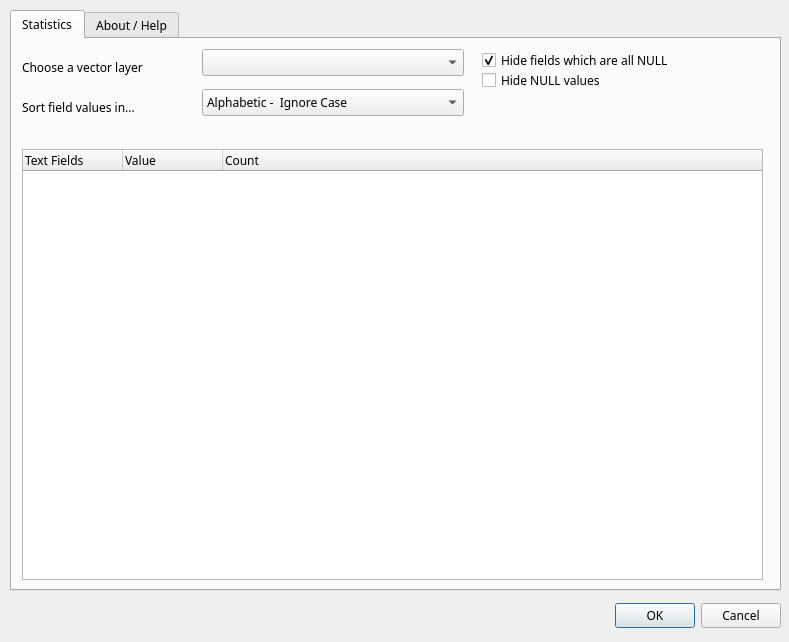
<?xml version="1.0" encoding="UTF-8"?>
<ui version="4.0">
 <class>VectorTextFieldStatisticsDialogBase</class>
 <widget class="QDialog" name="VectorTextFieldStatisticsDialogBase">
  <property name="geometry">
   <rect>
    <x>0</x>
    <y>0</y>
    <width>789</width>
    <height>642</height>
   </rect>
  </property>
  <property name="windowTitle">
   <string>Statistics for Text Fields in Vector Layers</string>
  </property>
  <widget class="QDialogButtonBox" name="button_box">
   <property name="geometry">
    <rect>
     <x>600</x>
     <y>600</y>
     <width>181</width>
     <height>32</height>
    </rect>
   </property>
   <property name="font">
    <font>
     <family>Sans Serif</family>
    </font>
   </property>
   <property name="orientation">
    <enum>Qt::Horizontal</enum>
   </property>
   <property name="standardButtons">
    <set>QDialogButtonBox::Cancel|QDialogButtonBox::Ok</set>
   </property>
  </widget>
  <widget class="QTabWidget" name="tabWidget">
   <property name="geometry">
    <rect>
     <x>10</x>
     <y>10</y>
     <width>771</width>
     <height>581</height>
    </rect>
   </property>
   <property name="font">
    <font>
     <family>Sans Serif</family>
    </font>
   </property>
   <property name="currentIndex">
    <number>0</number>
   </property>
   <widget class="QWidget" name="Statistics">
    <attribute name="title">
     <string>Statistics</string>
    </attribute>
    <widget class="QLabel" name="label">
     <property name="geometry">
      <rect>
       <x>10</x>
       <y>20</y>
       <width>161</width>
       <height>16</height>
      </rect>
     </property>
     <property name="font">
      <font>
       <family>Sans Serif</family>
      </font>
     </property>
     <property name="text">
      <string>Choose a vector layer</string>
     </property>
    </widget>
    <widget class="QComboBox" name="cbLayers">
     <property name="geometry">
      <rect>
       <x>190</x>
       <y>10</y>
       <width>262</width>
       <height>27</height>
      </rect>
     </property>
     <property name="font">
      <font>
       <family>Sans Serif</family>
      </font>
     </property>
    </widget>
    <widget class="QLabel" name="lbProgress">
     <property name="geometry">
      <rect>
       <x>10</x>
       <y>90</y>
       <width>741</width>
       <height>18</height>
      </rect>
     </property>
     <property name="font">
      <font>
       <weight>75</weight>
       <italic>false</italic>
       <bold>true</bold>
      </font>
     </property>
     <property name="text">
      <string/>
     </property>
    </widget>
    <widget class="QCheckBox" name="chHideNulls">
     <property name="geometry">
      <rect>
       <x>470</x>
       <y>10</y>
       <width>331</width>
       <height>22</height>
      </rect>
     </property>
     <property name="font">
      <font>
       <family>Sans Serif</family>
      </font>
     </property>
     <property name="text">
      <string>Hide fields which are all NULL</string>
     </property>
     <property name="checked">
      <bool>true</bool>
     </property>
    </widget>
    <widget class="QTreeWidget" name="twInfo">
     <property name="geometry">
      <rect>
       <x>10</x>
       <y>110</y>
       <width>741</width>
       <height>431</height>
      </rect>
     </property>
     <property name="font">
      <font>
       <family>Sans Serif</family>
       <italic>false</italic>
      </font>
     </property>
     <property name="rootIsDecorated">
      <bool>true</bool>
     </property>
     <property name="headerHidden">
      <bool>false</bool>
     </property>
     <attribute name="headerVisible">
      <bool>true</bool>
     </attribute>
     <attribute name="headerStretchLastSection">
      <bool>true</bool>
     </attribute>
     <column>
      <property name="text">
       <string>Text Fields</string>
      </property>
      <property name="font">
       <font>
        <family>Sans Serif</family>
       </font>
      </property>
     </column>
     <column>
      <property name="text">
       <string>Value</string>
      </property>
      <property name="font">
       <font>
        <family>Sans Serif</family>
       </font>
      </property>
     </column>
     <column>
      <property name="text">
       <string>Count</string>
      </property>
      <property name="font">
       <font>
        <family>Sans Serif</family>
       </font>
      </property>
     </column>
    </widget>
    <widget class="QLabel" name="label_3">
     <property name="geometry">
      <rect>
       <x>10</x>
       <y>60</y>
       <width>161</width>
       <height>16</height>
      </rect>
     </property>
     <property name="font">
      <font>
       <family>Sans Serif</family>
      </font>
     </property>
     <property name="text">
      <string>Sort field values in...</string>
     </property>
    </widget>
    <widget class="QComboBox" name="cbSortType">
     <property name="geometry">
      <rect>
       <x>190</x>
       <y>50</y>
       <width>262</width>
       <height>27</height>
      </rect>
     </property>
     <property name="font">
      <font>
       <family>Sans Serif</family>
      </font>
     </property>
     <property name="currentIndex">
      <number>0</number>
     </property>
     <item>
      <property name="text">
       <string>Alphabetic -  Ignore Case</string>
      </property>
     </item>
     <item>
      <property name="text">
       <string>Alphabetic - Case Sensitive</string>
      </property>
     </item>
     <item>
      <property name="text">
       <string>Frequency Order</string>
      </property>
     </item>
    </widget>
    <widget class="QCheckBox" name="chIgnoreNulls">
     <property name="geometry">
      <rect>
       <x>470</x>
       <y>30</y>
       <width>274</width>
       <height>22</height>
      </rect>
     </property>
     <property name="font">
      <font>
       <family>Sans Serif</family>
      </font>
     </property>
     <property name="text">
      <string>Hide NULL values</string>
     </property>
     <property name="checked">
      <bool>false</bool>
     </property>
    </widget>
   </widget>
   <widget class="QWidget" name="tab_2">
    <attribute name="title">
     <string>About / Help</string>
    </attribute>
    <widget class="QLabel" name="label_2">
     <property name="geometry">
      <rect>
       <x>13</x>
       <y>15</y>
       <width>731</width>
       <height>165</height>
      </rect>
     </property>
     <property name="text">
      <string>This plugin shows statistics for text fields in vector layers. It counts the number of discrete values in each text column, and should work with any vector data source. 

I wrote this to help with &quot;wide tables&quot; such as those from OpenStreetMap and NaturalEarth. 

These tables tend to have dozens of columns, and it can be useful to know how many distinct values are available in each column, when planning mapping or assessing data quality.</string>
     </property>
     <property name="alignment">
      <set>Qt::AlignLeading|Qt::AlignLeft|Qt::AlignTop</set>
     </property>
     <property name="wordWrap">
      <bool>true</bool>
     </property>
    </widget>
    <widget class="QLabel" name="labLogo">
     <property name="geometry">
      <rect>
       <x>20</x>
       <y>440</y>
       <width>423</width>
       <height>95</height>
      </rect>
     </property>
     <property name="text">
      <string/>
     </property>
    </widget>
    <widget class="QLabel" name="label_4">
     <property name="geometry">
      <rect>
       <x>16</x>
       <y>190</y>
       <width>120</width>
       <height>17</height>
      </rect>
     </property>
     <property name="styleSheet">
      <string notr="true">color: rgb(255, 0, 0);</string>
     </property>
     <property name="text">
      <string>Field Name</string>
     </property>
    </widget>
    <widget class="QLabel" name="label_5">
     <property name="geometry">
      <rect>
       <x>16</x>
       <y>220</y>
       <width>120</width>
       <height>17</height>
      </rect>
     </property>
     <property name="styleSheet">
      <string notr="true">color: rgb(255, 127, 60);</string>
     </property>
     <property name="text">
      <string>Field Name</string>
     </property>
    </widget>
    <widget class="QLabel" name="label_6">
     <property name="geometry">
      <rect>
       <x>16</x>
       <y>250</y>
       <width>120</width>
       <height>17</height>
      </rect>
     </property>
     <property name="styleSheet">
      <string notr="true">color: rgb(148, 148, 148);</string>
     </property>
     <property name="text">
      <string>Field Name</string>
     </property>
    </widget>
    <widget class="QLabel" name="label_8">
     <property name="geometry">
      <rect>
       <x>150</x>
       <y>190</y>
       <width>581</width>
       <height>17</height>
      </rect>
     </property>
     <property name="text">
      <string>Field has no repeated values, and no NULL values. Unique Identifier.</string>
     </property>
    </widget>
    <widget class="QLabel" name="label_9">
     <property name="geometry">
      <rect>
       <x>150</x>
       <y>220</y>
       <width>521</width>
       <height>17</height>
      </rect>
     </property>
     <property name="text">
      <string>Field has no repeated values, but may have one or more NULL values.</string>
     </property>
    </widget>
    <widget class="QLabel" name="label_10">
     <property name="geometry">
      <rect>
       <x>150</x>
       <y>250</y>
       <width>521</width>
       <height>17</height>
      </rect>
     </property>
     <property name="text">
      <string>Field has only NULL values.</string>
     </property>
    </widget>
    <widget class="QLabel" name="label_11">
     <property name="geometry">
      <rect>
       <x>150</x>
       <y>280</y>
       <width>521</width>
       <height>17</height>
      </rect>
     </property>
     <property name="text">
      <string>Repeated values, including NULLs</string>
     </property>
    </widget>
    <widget class="QLabel" name="label_12">
     <property name="geometry">
      <rect>
       <x>18</x>
       <y>388</y>
       <width>379</width>
       <height>17</height>
      </rect>
     </property>
     <property name="text">
      <string>Written by Steven Kay, GeoGeo</string>
     </property>
    </widget>
    <widget class="QLabel" name="label_13">
     <property name="geometry">
      <rect>
       <x>17</x>
       <y>311</y>
       <width>120</width>
       <height>17</height>
      </rect>
     </property>
     <property name="styleSheet">
      <string notr="true">color: rgb(0, 0, 255);</string>
     </property>
     <property name="text">
      <string>Field Name</string>
     </property>
    </widget>
    <widget class="QLabel" name="label_14">
     <property name="geometry">
      <rect>
       <x>151</x>
       <y>311</y>
       <width>521</width>
       <height>17</height>
      </rect>
     </property>
     <property name="text">
      <string>Repeated values, no NULLs</string>
     </property>
    </widget>
    <widget class="QLabel" name="label_15">
     <property name="geometry">
      <rect>
       <x>16</x>
       <y>281</y>
       <width>120</width>
       <height>17</height>
      </rect>
     </property>
     <property name="font">
      <font>
       <family>Sans Serif</family>
      </font>
     </property>
     <property name="styleSheet">
      <string notr="true">color: rgb(0, 0, 0);</string>
     </property>
     <property name="text">
      <string>Field Name</string>
     </property>
    </widget>
   </widget>
  </widget>
 </widget>
 <tabstops>
  <tabstop>cbLayers</tabstop>
  <tabstop>cbSortType</tabstop>
  <tabstop>chHideNulls</tabstop>
  <tabstop>chIgnoreNulls</tabstop>
  <tabstop>twInfo</tabstop>
  <tabstop>button_box</tabstop>
  <tabstop>tabWidget</tabstop>
 </tabstops>
 <resources/>
 <connections>
  <connection>
   <sender>button_box</sender>
   <signal>accepted()</signal>
   <receiver>VectorTextFieldStatisticsDialogBase</receiver>
   <slot>accept()</slot>
   <hints>
    <hint type="sourcelabel">
     <x>20</x>
     <y>20</y>
    </hint>
    <hint type="destinationlabel">
     <x>20</x>
     <y>20</y>
    </hint>
   </hints>
  </connection>
  <connection>
   <sender>button_box</sender>
   <signal>rejected()</signal>
   <receiver>VectorTextFieldStatisticsDialogBase</receiver>
   <slot>reject()</slot>
   <hints>
    <hint type="sourcelabel">
     <x>20</x>
     <y>20</y>
    </hint>
    <hint type="destinationlabel">
     <x>20</x>
     <y>20</y>
    </hint>
   </hints>
  </connection>
 </connections>
</ui>
